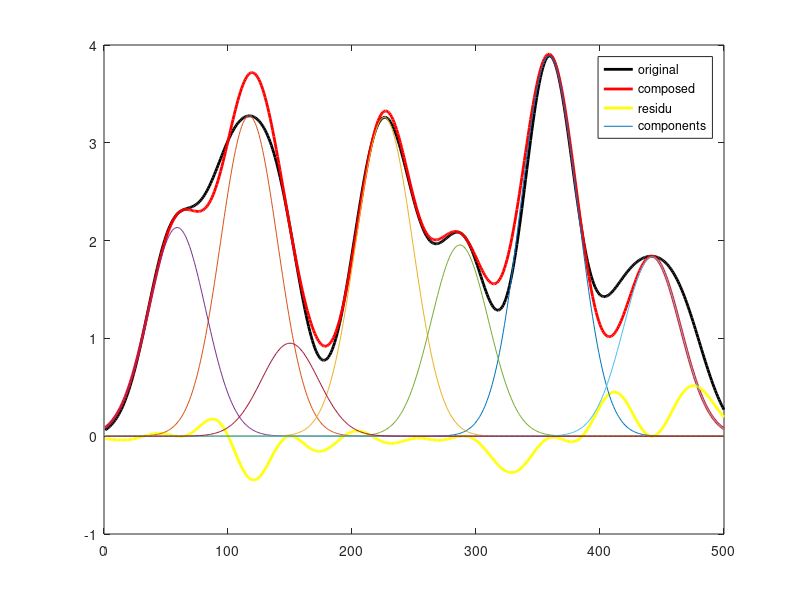

Here is the MATLAB script that generated this plot:
function [peakprops,buildcurve]=prf_decompose_peaks(PeaksCurve,Psf,showit)
%this function subtracts 1D Gaussians from an image until a stop criterion
%is reached. JacobKers 2016
%[count PeakVal Xpos  Psf ThisSpotFraction CoveredFraction RelChange]]; 
MaxPeakNo=10;           
StopRelChange=0.1;     %0.01 means 1% of change in covered fraction
ChipIt=1;            %This is the fraction of the local maximum that ...                        %is used to build the gauss to be subtracted

if nargin<2                %This sets the width of Gaussians to peel off   
    close all; 
    showit=1;
    Psf=23;     %This sets the width of Gaussians to peel off              
    Pks=20;
    LL=500;
    xax=1:LL;
    PeaksCurve=0*xax;
    uxes=rand(1,Pks)*LL;
    sig=20;
    for ii=1:Pks
        ux=uxes(ii);
        PeaksCurve=PeaksCurve+OnePeak(xax,ux,sig);
    end
    plot(xax,PeaksCurve);
end

stopit=0;
PeelCurve=PeaksCurve;
LL=length(PeaksCurve);
Xax=1:LL;
buildcurve=0*PeaksCurve;
peakcount=1;
CoveredFraction=[];
peakprops=[];

while ~stopit
    [PeakVal,Xpos]=max(PeelCurve);                 
    OnePeakCurve=ChipIt*PeakVal*OnePeak(Xax,Xpos,Psf);    
    PeelCurve=PeelCurve-OnePeakCurve;
    buildcurve=buildcurve+OnePeakCurve;
    peakcount=peakcount+1;
    if peakcount>1
    CoveredFraction(peakcount)=sum(buildcurve)/sum(PeaksCurve);
    ThisSpotFraction(peakcount)=sum(OnePeakCurve)/sum(PeaksCurve);     
    RelChange=(CoveredFraction(peakcount)...
              -CoveredFraction(peakcount-1))./...
               CoveredFraction(peakcount);
   stopit=( (RelChange<StopRelChange)| ...
            (peakcount>MaxPeakNo)&...
            (peakcount>=1));
    RelChange=(RelChange*(peakcount>1)+...;
              1.0*(peakcount<=1));
    end
    ResiduCurve=PeaksCurve-buildcurve;    
    peakprops=[[peakprops];...
    [peakcount PeakVal Xpos  Psf ThisSpotFraction(peakcount) CoveredFraction(peakcount) RelChange]];     
end


if showit|nargin<2
    plot(PeaksCurve,'k-', 'LineWidth',2); hold on;
    plot(buildcurve,'r-','LineWidth',2); hold on;
    plot(ResiduCurve,'y-','LineWidth',2); hold on;
     %AllSpotProps=[peakcount PeakVal Xpos  Psf ThisSpotFraction(peakcount) CoveredFraction(peakcount) RelChange]];  
    [Pks,~]=size(peakprops);
     for ii=1:Pks
         Ux=peakprops(ii,3);
         PeakVal=peakprops(ii,2);
         OnePeakCurve=PeakVal*OnePeak(Xax,Ux,Psf);
         plot(OnePeakCurve); hold on;
     end    
     legend('original','composed','residu', 'components');
     [~]=ginput(1);
end
   

function PP= OnePeak(x,ux,s)
%This is the equation for a normalized1D gaussian peak value one
PP =exp (-(x-ux).^2./(2*s.^2));
